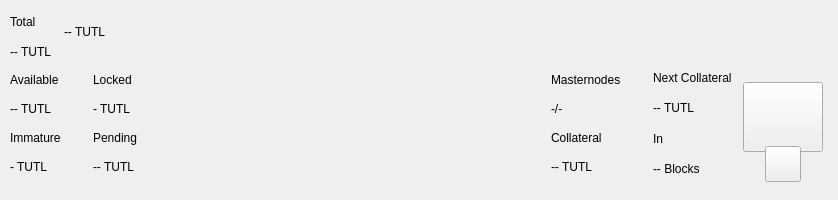
<?xml version="1.0" encoding="UTF-8"?>
<ui version="4.0">
 <class>TopBar</class>
 <widget class="QWidget" name="TopBar">
  <property name="geometry">
   <rect>
    <x>0</x>
    <y>0</y>
    <width>838</width>
    <height>200</height>
   </rect>
  </property>
  <property name="minimumSize">
   <size>
    <width>0</width>
    <height>200</height>
   </size>
  </property>
  <property name="maximumSize">
   <size>
    <width>16777215</width>
    <height>200</height>
   </size>
  </property>
  <property name="windowTitle">
   <string>Form</string>
  </property>
  <layout class="QVBoxLayout" name="verticalLayout_10" stretch="0">
   <property name="spacing">
    <number>0</number>
   </property>
   <property name="leftMargin">
    <number>0</number>
   </property>
   <property name="topMargin">
    <number>0</number>
   </property>
   <property name="rightMargin">
    <number>0</number>
   </property>
   <property name="bottomMargin">
    <number>0</number>
   </property>
   <item>
    <widget class="PFBorderImage" name="containerTop">
     <layout class="QVBoxLayout" name="verticalLayout_11">
      <property name="spacing">
       <number>0</number>
      </property>
      <property name="leftMargin">
       <number>0</number>
      </property>
      <property name="topMargin">
       <number>0</number>
      </property>
      <property name="rightMargin">
       <number>0</number>
      </property>
      <property name="bottomMargin">
       <number>0</number>
      </property>
      <item>
       <widget class="QWidget" name="top_container_2" native="true">
        <property name="minimumSize">
         <size>
          <width>0</width>
          <height>65</height>
         </size>
        </property>
        <layout class="QHBoxLayout" name="top_container">
         <property name="spacing">
          <number>0</number>
         </property>
         <property name="leftMargin">
          <number>10</number>
         </property>
         <property name="topMargin">
          <number>0</number>
         </property>
         <property name="rightMargin">
          <number>10</number>
         </property>
         <property name="bottomMargin">
          <number>0</number>
         </property>
         <item>
          <layout class="QHBoxLayout" name="horizontalLayout_4">
           <property name="spacing">
            <number>12</number>
           </property>
           <property name="rightMargin">
            <number>0</number>
           </property>
           <item>
            <widget class="QWidget" name="widgetAmount" native="true">
             <layout class="QVBoxLayout" name="verticalLayout_2">
              <property name="spacing">
               <number>2</number>
              </property>
              <property name="leftMargin">
               <number>0</number>
              </property>
              <property name="topMargin">
               <number>8</number>
              </property>
              <property name="rightMargin">
               <number>0</number>
              </property>
              <property name="bottomMargin">
               <number>0</number>
              </property>
              <item>
               <widget class="QLabel" name="labelTitle1">
                <property name="text">
                 <string>Total</string>
                </property>
               </widget>
              </item>
              <item>
               <widget class="QLabel" name="labelAmountPiv">
                <property name="text">
                 <string notr="true">-- TUTL</string>
                </property>
               </widget>
              </item>
             </layout>
            </widget>
           </item>
           <item alignment="Qt::AlignVCenter">
            <widget class="QWidget" name="widgetTopAmount" native="true">
             <property name="sizePolicy">
              <sizepolicy hsizetype="Preferred" vsizetype="Maximum">
               <horstretch>0</horstretch>
               <verstretch>0</verstretch>
              </sizepolicy>
             </property>
             <layout class="QHBoxLayout" name="horizontalLayout_5">
              <property name="spacing">
               <number>0</number>
              </property>
              <property name="leftMargin">
               <number>0</number>
              </property>
              <property name="topMargin">
               <number>0</number>
              </property>
              <property name="rightMargin">
               <number>0</number>
              </property>
              <property name="bottomMargin">
               <number>0</number>
              </property>
              <item alignment="Qt::AlignTop">
               <widget class="QLabel" name="labelAmountTopPiv">
                <property name="minimumSize">
                 <size>
                  <width>0</width>
                  <height>36</height>
                 </size>
                </property>
                <property name="styleSheet">
                 <string notr="true">padding:0px;margin:0px;</string>
                </property>
                <property name="text">
                 <string notr="true">-- TUTL</string>
                </property>
               </widget>
              </item>
             </layout>
            </widget>
           </item>
           <item>
            <spacer name="horizontalSpacer">
             <property name="orientation">
              <enum>Qt::Horizontal</enum>
             </property>
             <property name="sizeHint" stdset="0">
              <size>
               <width>40</width>
               <height>20</height>
              </size>
             </property>
            </spacer>
           </item>
           <item alignment="Qt::AlignRight">
            <widget class="QWidget" name="layoutSync" native="true">
             <property name="minimumSize">
              <size>
               <width>0</width>
               <height>36</height>
              </size>
             </property>
             <property name="maximumSize">
              <size>
               <width>16777215</width>
               <height>36</height>
              </size>
             </property>
             <layout class="QVBoxLayout" name="verticalLayout_9">
              <property name="leftMargin">
               <number>0</number>
              </property>
              <property name="topMargin">
               <number>0</number>
              </property>
              <property name="rightMargin">
               <number>0</number>
              </property>
              <property name="bottomMargin">
               <number>0</number>
              </property>
              <item>
               <widget class="ExpandableButton" name="pushButtonSync" native="true">
                <property name="minimumSize">
                 <size>
                  <width>36</width>
                  <height>36</height>
                 </size>
                </property>
                <property name="maximumSize">
                 <size>
                  <width>16777215</width>
                  <height>36</height>
                 </size>
                </property>
               </widget>
              </item>
             </layout>
            </widget>
           </item>
           <item>
            <widget class="ExpandableButton" name="pushButtonHDUpgrade" native="true">
             <property name="minimumSize">
              <size>
               <width>36</width>
               <height>36</height>
              </size>
             </property>
             <property name="maximumSize">
              <size>
               <width>16777215</width>
               <height>36</height>
              </size>
             </property>
            </widget>
           </item>
           <item>
            <widget class="ExpandableButton" name="pushButtonStack" native="true">
             <property name="minimumSize">
              <size>
               <width>36</width>
               <height>36</height>
              </size>
             </property>
             <property name="maximumSize">
              <size>
               <width>16777215</width>
               <height>36</height>
              </size>
             </property>
            </widget>
           </item>
           <item>
            <widget class="ExpandableButton" name="pushButtonConf" native="true">
             <property name="minimumSize">
              <size>
               <width>36</width>
               <height>36</height>
              </size>
             </property>
             <property name="maximumSize">
              <size>
               <width>16777215</width>
               <height>36</height>
              </size>
             </property>
            </widget>
           </item>
           <item>
            <widget class="ExpandableButton" name="pushButtonMasternodes" native="true">
             <property name="minimumSize">
              <size>
               <width>36</width>
               <height>36</height>
              </size>
             </property>
             <property name="maximumSize">
              <size>
               <width>16777215</width>
               <height>36</height>
              </size>
             </property>
            </widget>
           </item>
           <item>
            <widget class="ExpandableButton" name="pushButtonConsole" native="true">
             <property name="minimumSize">
              <size>
               <width>36</width>
               <height>36</height>
              </size>
             </property>
             <property name="maximumSize">
              <size>
               <width>16777215</width>
               <height>36</height>
              </size>
             </property>
            </widget>
           </item>
           <item>
            <widget class="ExpandableButton" name="pushButtonConnection" native="true">
             <property name="minimumSize">
              <size>
               <width>36</width>
               <height>36</height>
              </size>
             </property>
             <property name="maximumSize">
              <size>
               <width>16777215</width>
               <height>36</height>
              </size>
             </property>
            </widget>
           </item>
           <item>
            <widget class="ExpandableButton" name="pushButtonTor" native="true">
             <property name="minimumSize">
              <size>
               <width>36</width>
               <height>36</height>
              </size>
             </property>
             <property name="maximumSize">
              <size>
               <width>16777215</width>
               <height>36</height>
              </size>
             </property>
            </widget>
           </item>
           <item>
            <widget class="ExpandableButton" name="pushButtonLock" native="true">
             <property name="sizePolicy">
              <sizepolicy hsizetype="Expanding" vsizetype="Expanding">
               <horstretch>0</horstretch>
               <verstretch>0</verstretch>
              </sizepolicy>
             </property>
             <property name="minimumSize">
              <size>
               <width>36</width>
               <height>0</height>
              </size>
             </property>
             <property name="maximumSize">
              <size>
               <width>16777215</width>
               <height>36</height>
              </size>
             </property>
            </widget>
           </item>
           <item>
            <widget class="ExpandableButton" name="pushButtonTheme" native="true">
             <property name="minimumSize">
              <size>
               <width>36</width>
               <height>36</height>
              </size>
             </property>
             <property name="maximumSize">
              <size>
               <width>16777215</width>
               <height>36</height>
              </size>
             </property>
            </widget>
           </item>
           <item>
            <widget class="ExpandableButton" name="pushButtonFAQ" native="true">
             <property name="minimumSize">
              <size>
               <width>36</width>
               <height>36</height>
              </size>
             </property>
             <property name="maximumSize">
              <size>
               <width>16777215</width>
               <height>36</height>
              </size>
             </property>
            </widget>
           </item>
          </layout>
         </item>
        </layout>
       </widget>
      </item>
      <item>
       <widget class="QWidget" name="bottom_container" native="true">
        <property name="minimumSize">
         <size>
          <width>0</width>
          <height>135</height>
         </size>
        </property>
        <layout class="QHBoxLayout" name="botton_container">
         <property name="leftMargin">
          <number>10</number>
         </property>
         <property name="topMargin">
          <number>0</number>
         </property>
         <property name="rightMargin">
          <number>10</number>
         </property>
         <property name="bottomMargin">
          <number>10</number>
         </property>
         <item>
          <layout class="QHBoxLayout" name="horizontalLayout_3">
           <property name="spacing">
            <number>0</number>
           </property>
           <property name="bottomMargin">
            <number>9</number>
           </property>
           <item>
            <layout class="QVBoxLayout" name="verticalLayout_7">
             <property name="spacing">
              <number>0</number>
             </property>
             <property name="leftMargin">
              <number>0</number>
             </property>
             <property name="rightMargin">
              <number>0</number>
             </property>
             <item>
              <layout class="QHBoxLayout" name="horizontalLayout_2">
               <property name="spacing">
                <number>0</number>
               </property>
               <item>
                <layout class="QVBoxLayout" name="verticalLayout_6">
                 <item>
                  <widget class="QLabel" name="labelTitle5">
                   <property name="text">
                    <string>Available</string>
                   </property>
                  </widget>
                 </item>
                 <item>
                  <widget class="QLabel" name="labelAvailablePiv">
                   <property name="text">
                    <string>-- TUTL</string>
                   </property>
                  </widget>
                 </item>
                 <item>
                  <widget class="QLabel" name="labelTitle4">
                   <property name="text">
                    <string>Immature</string>
                   </property>
                  </widget>
                 </item>
                 <item>
                  <widget class="QLabel" name="labelImmaturePiv">
                   <property name="text">
                    <string notr="true">- TUTL</string>
                   </property>
                  </widget>
                 </item>
                </layout>
               </item>
               <item>
                <layout class="QVBoxLayout" name="verticalLayout_8">
                 <property name="leftMargin">
                  <number>32</number>
                 </property>
                 <item>
                  <widget class="QLabel" name="labelTitle6">
                   <property name="text">
                    <string>Locked</string>
                   </property>
                  </widget>
                 </item>
                 <item>
                  <widget class="QLabel" name="labelLockedPiv">
                   <property name="text">
                    <string>- TUTL</string>
                   </property>
                  </widget>
                 </item>
                 <item>
                  <widget class="QLabel" name="labelTitle3">
                   <property name="text">
                    <string>Pending</string>
                   </property>
                  </widget>
                 </item>
                 <item>
                  <widget class="QLabel" name="labelPendingPiv">
                   <property name="text">
                    <string notr="true">-- TUTL</string>
                   </property>
                  </widget>
                 </item>
                </layout>
               </item>
              </layout>
             </item>
            </layout>
           </item>
          </layout>
         </item>
         <item>
          <spacer name="horizontalSpacer_2">
           <property name="orientation">
            <enum>Qt::Horizontal</enum>
           </property>
           <property name="sizeHint" stdset="0">
            <size>
             <width>40</width>
             <height>20</height>
            </size>
           </property>
          </spacer>
         </item>
         <item>
          <layout class="QHBoxLayout" name="horizontalLayout_6">
           <property name="spacing">
            <number>0</number>
           </property>
           <property name="rightMargin">
            <number>0</number>
           </property>
           <property name="bottomMargin">
            <number>9</number>
           </property>
           <item>
            <layout class="QVBoxLayout" name="verticalLayout_5">
             <item>
              <widget class="QLabel" name="labelMasternodesTitle">
               <property name="text">
                <string>Masternodes</string>
               </property>
              </widget>
             </item>
             <item>
              <widget class="QLabel" name="labelMasternodeCount">
               <property name="text">
                <string>-/-</string>
               </property>
              </widget>
             </item>
             <item>
              <widget class="QLabel" name="labelTitle8">
               <property name="text">
                <string>Collateral</string>
               </property>
              </widget>
             </item>
             <item>
              <widget class="QLabel" name="labelCollateralPiv">
               <property name="text">
                <string notr="true">-- TUTL</string>
               </property>
              </widget>
             </item>
            </layout>
           </item>
           <item>
            <widget class="QWidget" name="widgetNextCollateral" native="true">
             <layout class="QVBoxLayout" name="verticalLayout_12">
              <property name="leftMargin">
               <number>32</number>
              </property>
              <property name="topMargin">
               <number>0</number>
              </property>
              <property name="rightMargin">
               <number>0</number>
              </property>
              <property name="bottomMargin">
               <number>0</number>
              </property>
              <item>
               <widget class="QLabel" name="labelNextMasternodesTitle">
                <property name="text">
                 <string>Next Collateral</string>
                </property>
               </widget>
              </item>
              <item>
               <widget class="QLabel" name="labelNextCollateralValue">
                <property name="text">
                 <string>-- TUTL</string>
                </property>
               </widget>
              </item>
              <item>
               <widget class="QLabel" name="labelTitle9">
                <property name="text">
                 <string>In</string>
                </property>
               </widget>
              </item>
              <item>
               <widget class="QLabel" name="labelNextCollateralBlocks">
                <property name="text">
                 <string notr="true">-- Blocks</string>
                </property>
               </widget>
              </item>
             </layout>
            </widget>
           </item>
          </layout>
         </item>
         <item>
          <widget class="QWidget" name="qrContainer" native="true">
           <property name="sizePolicy">
            <sizepolicy hsizetype="Preferred" vsizetype="Minimum">
             <horstretch>0</horstretch>
             <verstretch>0</verstretch>
            </sizepolicy>
           </property>
           <property name="minimumSize">
            <size>
             <width>90</width>
             <height>110</height>
            </size>
           </property>
           <property name="maximumSize">
            <size>
             <width>90</width>
             <height>110</height>
            </size>
           </property>
           <layout class="QVBoxLayout" name="containerQR">
            <property name="spacing">
             <number>0</number>
            </property>
            <property name="leftMargin">
             <number>5</number>
            </property>
            <property name="topMargin">
             <number>10</number>
            </property>
            <property name="rightMargin">
             <number>5</number>
            </property>
            <property name="bottomMargin">
             <number>0</number>
            </property>
            <item>
             <widget class="QPushButton" name="btnQr">
              <property name="minimumSize">
               <size>
                <width>70</width>
                <height>70</height>
               </size>
              </property>
              <property name="maximumSize">
               <size>
                <width>16777215</width>
                <height>70</height>
               </size>
              </property>
              <property name="focusPolicy">
               <enum>Qt::NoFocus</enum>
              </property>
              <property name="text">
               <string/>
              </property>
              <property name="iconSize">
               <size>
                <width>70</width>
                <height>70</height>
               </size>
              </property>
             </widget>
            </item>
            <item>
             <spacer name="verticalSpacer">
              <property name="orientation">
               <enum>Qt::Vertical</enum>
              </property>
              <property name="sizeType">
               <enum>QSizePolicy::Fixed</enum>
              </property>
              <property name="sizeHint" stdset="0">
               <size>
                <width>20</width>
                <height>20</height>
               </size>
              </property>
             </spacer>
            </item>
            <item alignment="Qt::AlignHCenter|Qt::AlignBottom">
             <widget class="QPushButton" name="pushButtonQR">
              <property name="minimumSize">
               <size>
                <width>36</width>
                <height>36</height>
               </size>
              </property>
              <property name="maximumSize">
               <size>
                <width>36</width>
                <height>36</height>
               </size>
              </property>
              <property name="focusPolicy">
               <enum>Qt::NoFocus</enum>
              </property>
              <property name="text">
               <string/>
              </property>
             </widget>
            </item>
           </layout>
          </widget>
         </item>
        </layout>
       </widget>
      </item>
     </layout>
    </widget>
   </item>
  </layout>
 </widget>
 <customwidgets>
  <customwidget>
   <class>ExpandableButton</class>
   <extends>QWidget</extends>
   <header>qt/pivx/expandablebutton.h</header>
   <container>1</container>
  </customwidget>
  <customwidget>
   <class>PFBorderImage</class>
   <extends>QFrame</extends>
   <header>qt/pivx/pfborderimage.h</header>
   <container>1</container>
  </customwidget>
 </customwidgets>
 <resources/>
 <connections/>
</ui>
